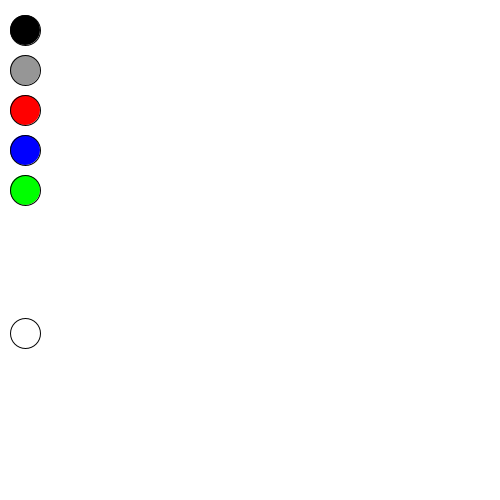
Frame 1 (no input)
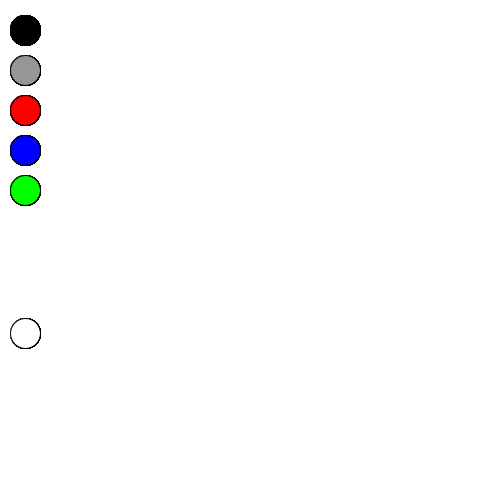
Frame 60 (the mouse pressed at the canvas centre just before this capture)
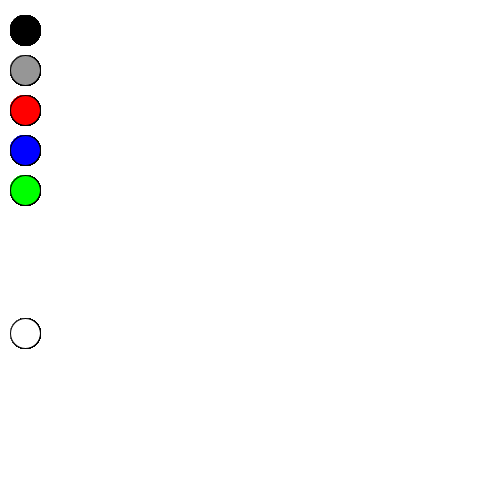
Frame 120 (the mouse held since frame 60 and released just before this capture)

The Processing sketch that drew these frames (run headless with seeded random() and noise(); from frame 60 on, the mouse is pressed at the canvas centre):

// Processing sketch: processing_74235
// ── processing_74235.pde

int d=30;
int x=25;
int counter = 1;
int a=100;

void setup() {
  size(500, 500);
  background(255);
}

 
 
void draw() {
 
  stroke(1);
  strokeWeight(1);
  
  //Pennelli
  fill(0);
  ellipse(x, 30, d, d);
  fill(150, 150, 150);
  ellipse(x, 70, d, d);
  fill(255, 0, 0);
  ellipse(x, 110, d, d);
  fill(0, 0, 255);
  ellipse(x, 150, d, d);
  fill(0, 255, 0);
  ellipse(x, 190, d, d);
  
  // Reset
  fill(255);
  ellipse(x, height/1.5, d, d);

 // selezione
  fill(255);
  strokeWeight(2);
  stroke(0);
  changeSelector();
 
 
  // disegno
  changeColor();
  cursor(ARROW);
  strokeWeight(20);
  if (mousePressed && mouseButton==LEFT && mouseX> 70 && mouseY> 5) {
    line(mouseX, mouseY, pmouseX, pmouseY);
  }
}
 
 
 
 
 
 
void changeColor() {
  if (counter==1) {
    stroke(0);
  }
  else if (counter==2) {
    stroke(150, 150, 150);
  }
  else if (counter==3) {
    stroke(220, 0, 0);
  }
  else if (counter==4) {
    stroke(0, 0, 220);
  }
  else if (counter==5) {
    stroke(0, 210, 0);
  }
  else if (counter==6) {
    stroke(255);
  }
}
void changeSelector() {
}
 
void mouseClicked() {
  if (mouseY>10 && mouseY<50 && mouseX<a) {
    counter=1;
  }
  else if (mouseY>60 && mouseY<90 && mouseX<a) {
    counter=2;
  }
  else if (mouseY>100 && mouseY<130 && mouseX<a) {
    counter=3;
  }
  else if (mouseY>140 && mouseY<170 && mouseX<a) {
    counter=4;
  }
  else if (mouseY>180 && mouseY<210 && mouseX<a) {
    counter=5;
  }
  else if (mouseY>220 && mouseY<270 && mouseX<a) {
    counter=6;
  }
  else if (mouseY>height/1.7 && mouseY<height/1.5 + 100 && mouseX<a) {
    fill(255);
    noStroke();
    rect(0,0, 500, 500);
    ;
  }
}
